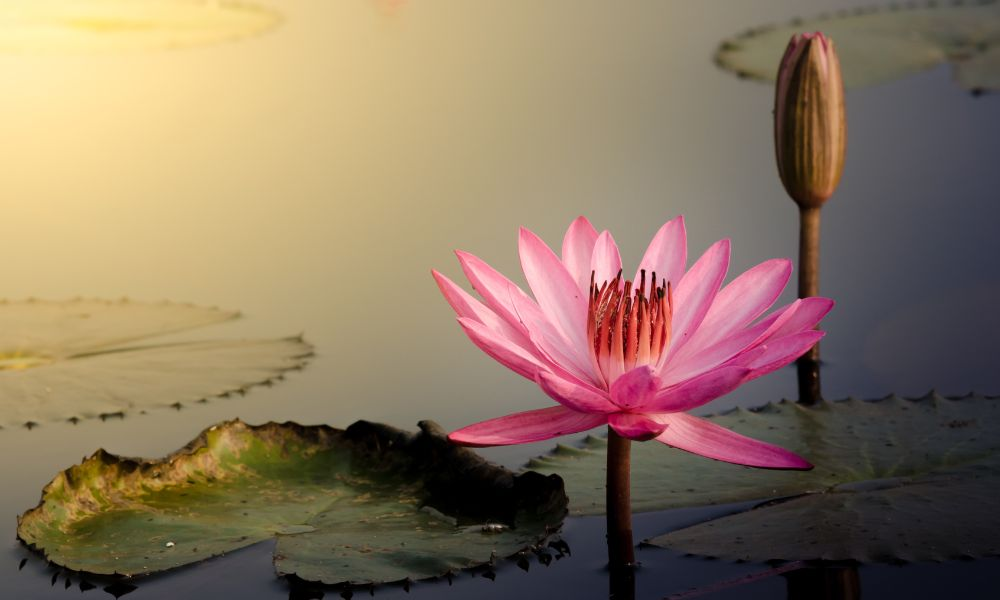
#> input picture task04/ex14.jpg, 1000 x 600 px
$ python ex14_03.py
#> lines starting #> are read from the running program, lines starting #| are printed output that depends on the picture; after the words box and inside, x2 and y2 are one past the last pixel; in counts of white or black regions, pixels touching at a corner belong together
import cv2
import numpy as np

img = cv2.imread("ex14.jpg")
#> img is the input picture: shape (600, 1000, 3); mean B, G, R 96.3, 117.8, 138.4

hsv = cv2.cvtColor(img, cv2.COLOR_BGR2HSV)
#> hsv: shape (600, 1000, 3); mean H, S, V 54.8, 85.3, 140.4
h, s, v = hsv[:, :, 0], hsv[:, :, 1], hsv[:, :, 2]
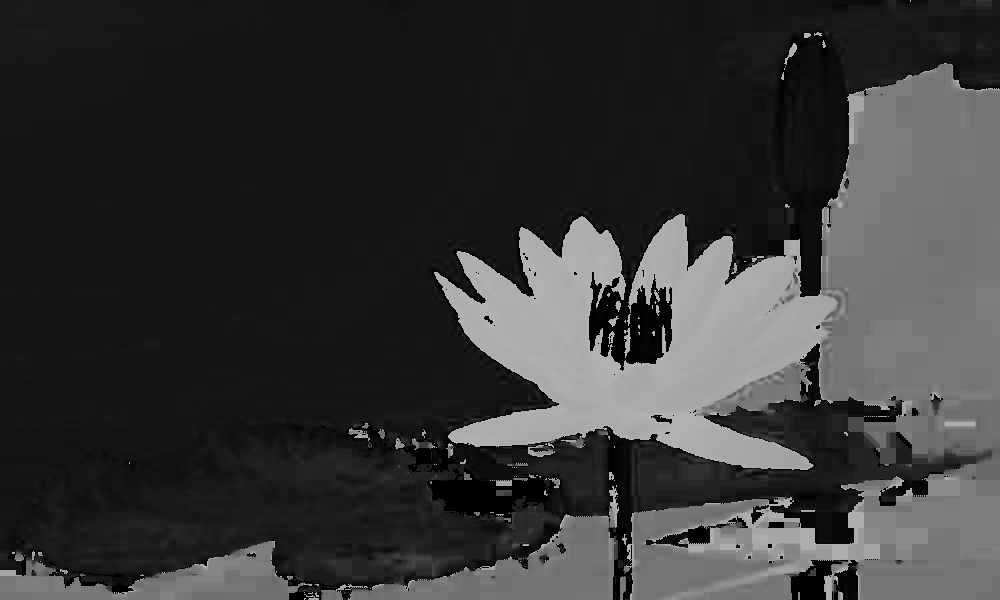
#> h: shape (600, 1000); min 0, max 179, mean 54.8
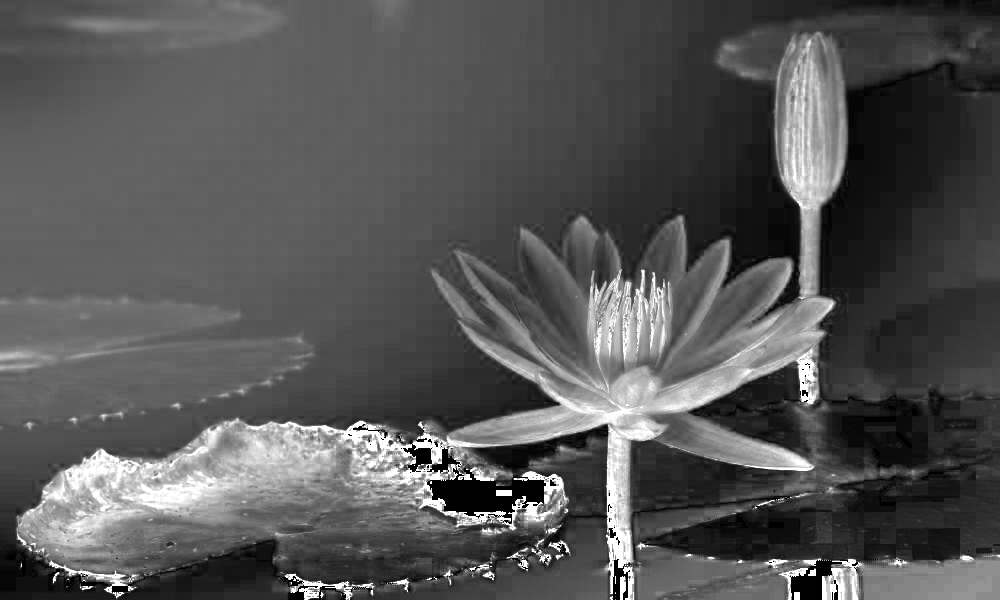
#> s: shape (600, 1000); min 0, max 255, mean 85.3
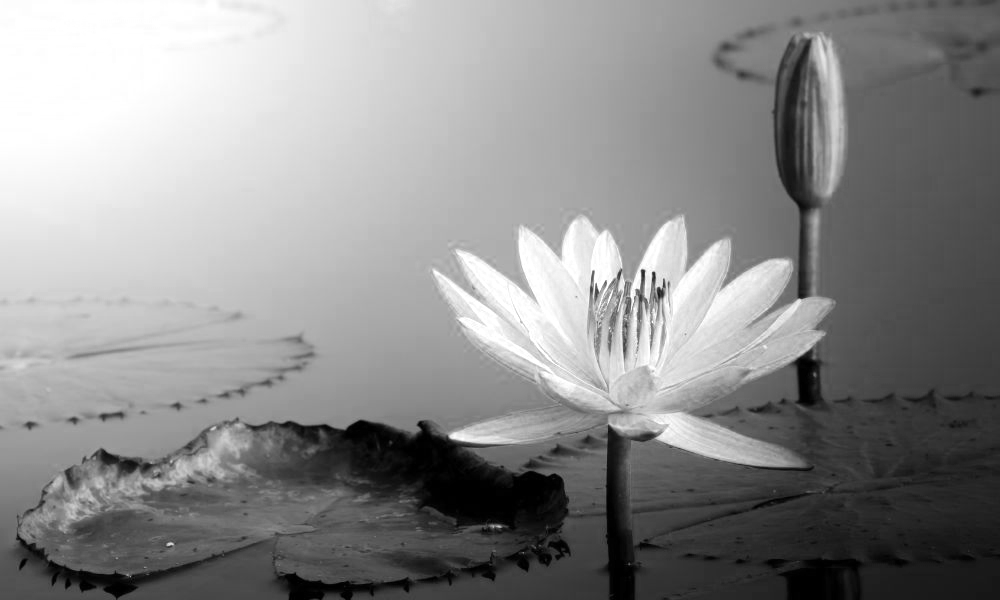
#> v: shape (600, 1000); min 0, max 255, mean 140.4

# pink flower
mask = (h >= 160) & (h <= 179) & (s >= 100) & (v >= 100)
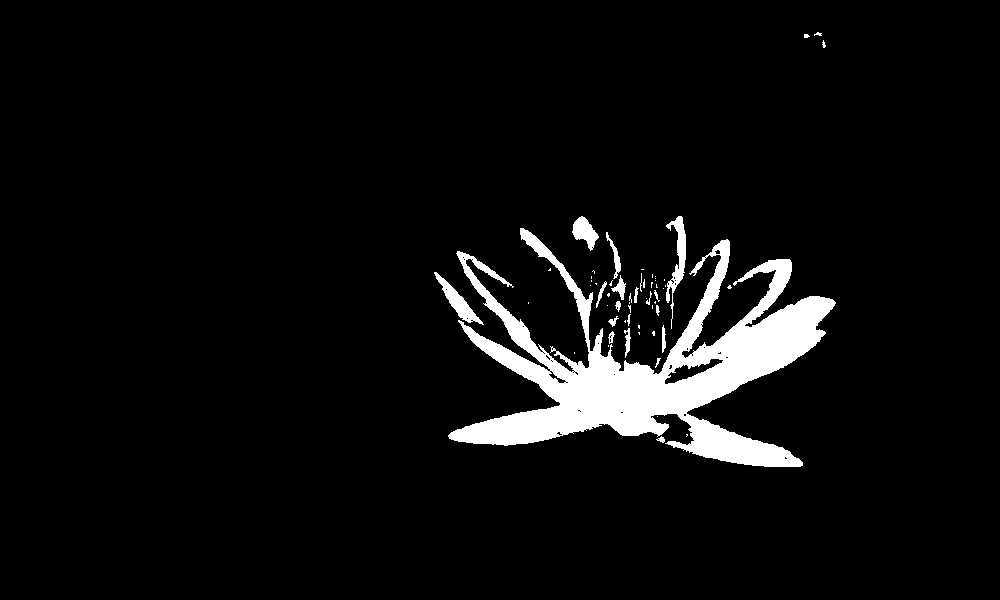
#> mask: shape (600, 1000) bool; 5.5% white; 59 white regions (39 under 20 px), largest, box (x1, y1, x2, y2) and area: (448, 228, 836, 467) 30001, (666, 216, 686, 329) 761, (434, 272, 484, 325) 673

gray = cv2.cvtColor(img, cv2.COLOR_BGR2GRAY)
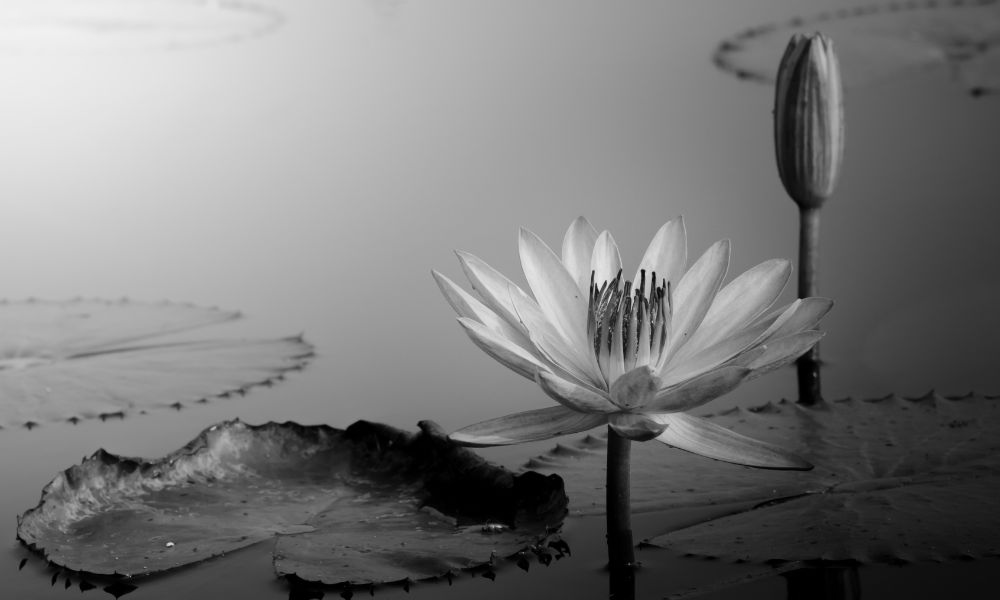
#> gray: shape (600, 1000); min 0, max 241, mean 121.5
out = cv2.cvtColor(gray, cv2.COLOR_GRAY2BGR)

out[mask] = img[mask]
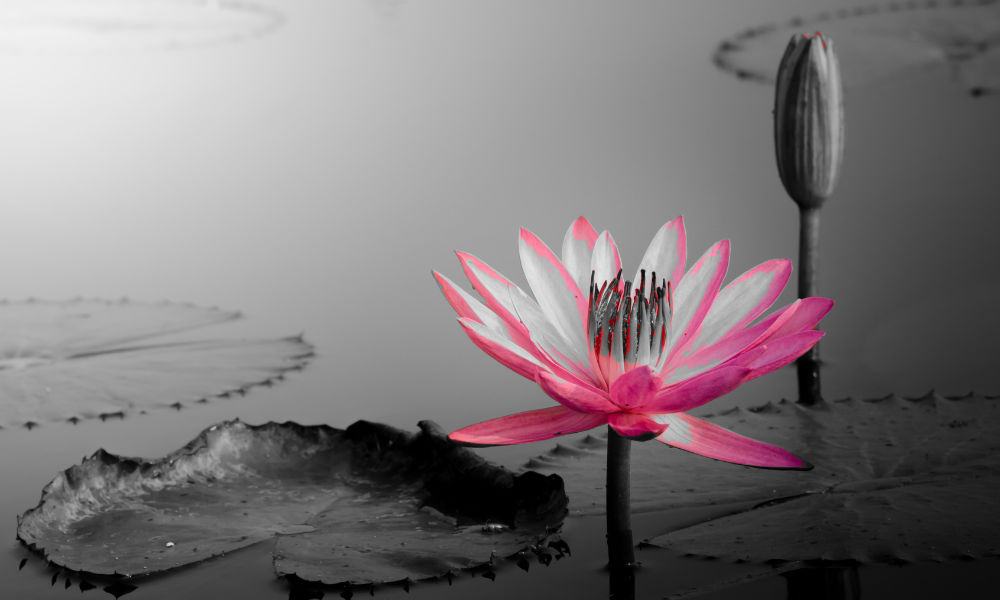
#> out: shape (600, 1000, 3); mean B, G, R 121.5, 119.4, 125.6

cv2.imshow("Original", img)
cv2.imshow("Result", out)

cv2.waitKey(0)
cv2.destroyAllWindows()
